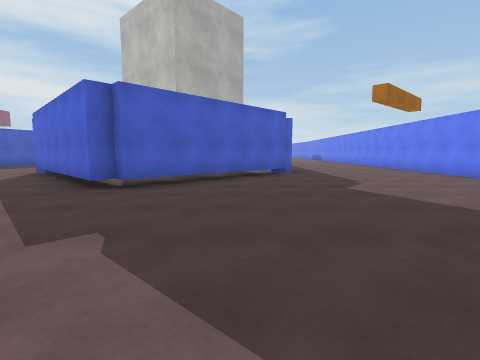
view 1 (above)

24 first-person views from a walk through a 3-D level made in the Unity game engine. The camera is 1.3 m above the floor, tilts 6° down and sees 85° across. The floor is counted in squares, 2 m on a side. Each view is taken from the middle of a square. On the plan, view 1 faces up. The plan holds only what a view shows up to about 9 squares ahead; the rest is blank. The place goes on beyond the plan. The player character is not drawn. Surface patterns are stand-ins for the level's own textures.

view 2
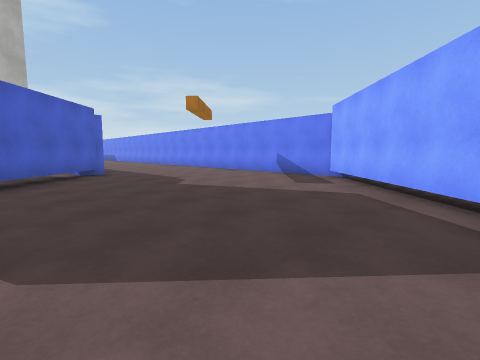

view 3
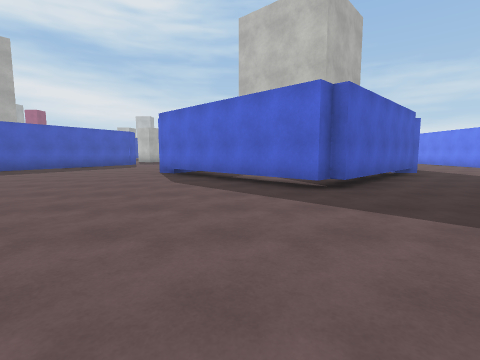

view 4
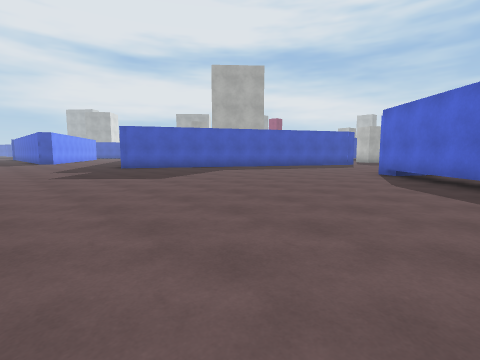

view 5
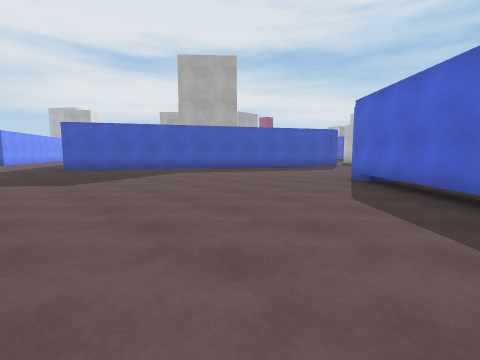

view 6
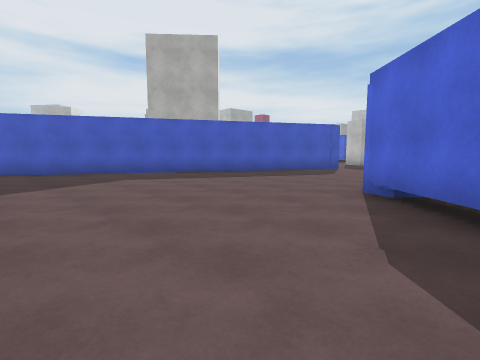

view 7
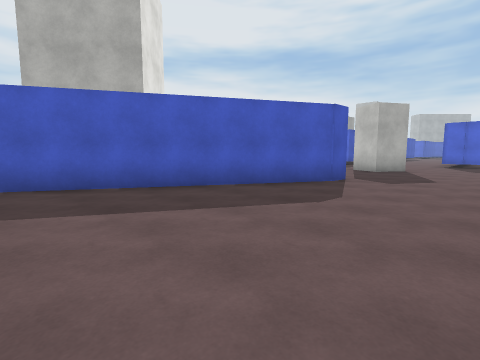

view 8
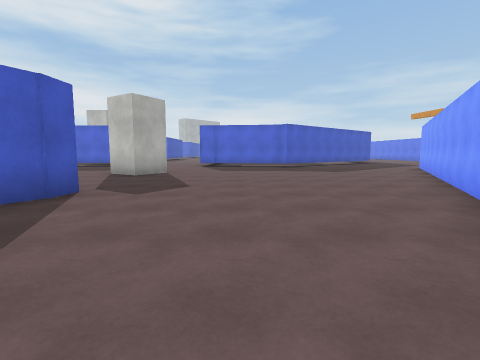

view 9
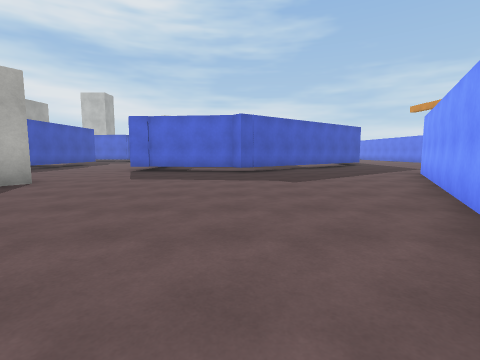

view 10
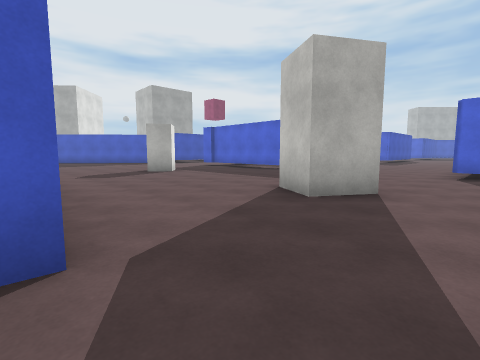

view 11
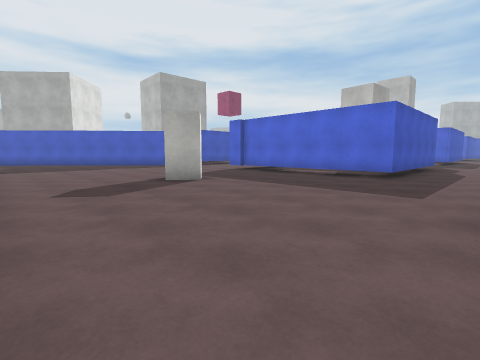

view 12
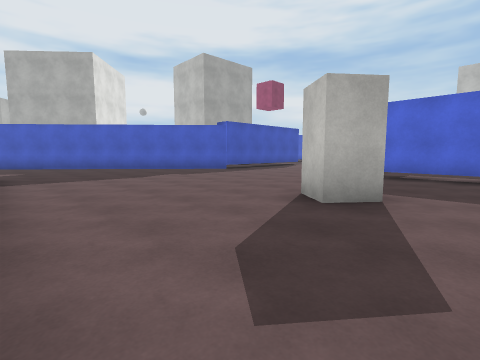

view 13
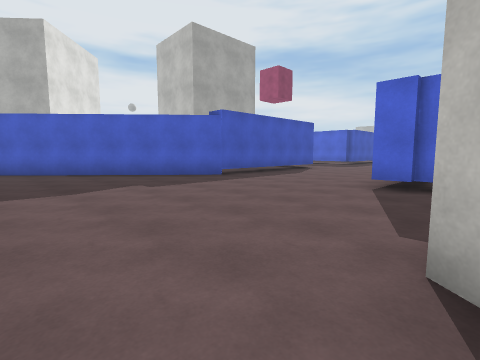

view 14
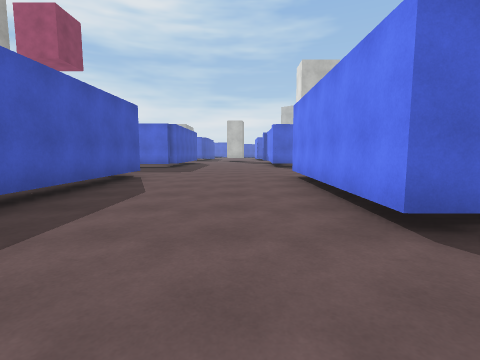

view 15
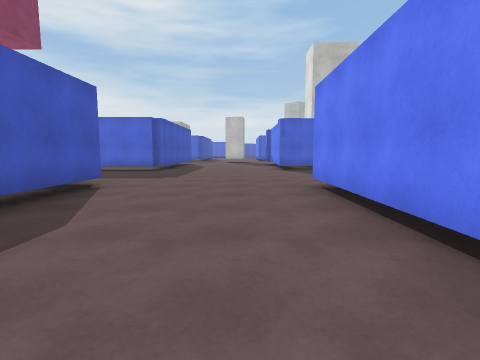

view 16
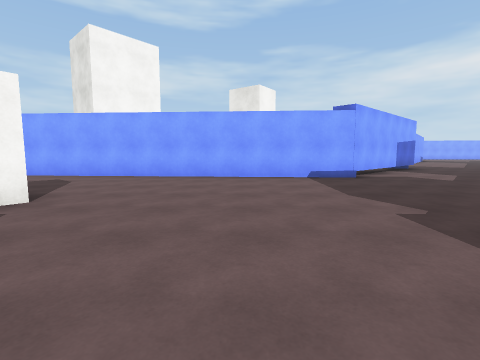

view 17
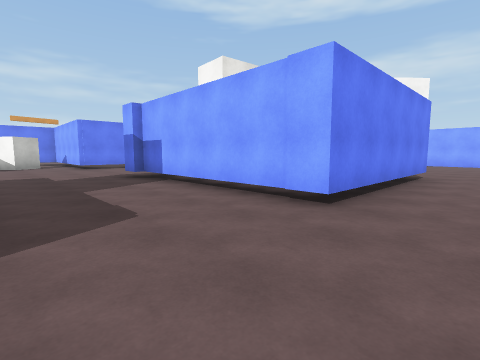

view 18
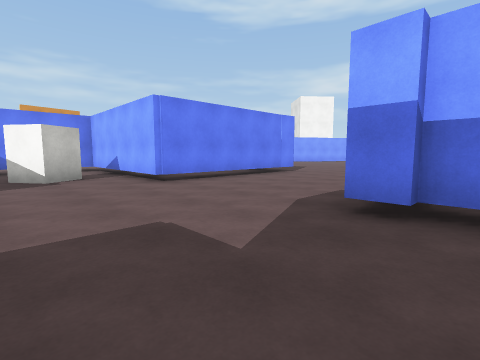

view 19
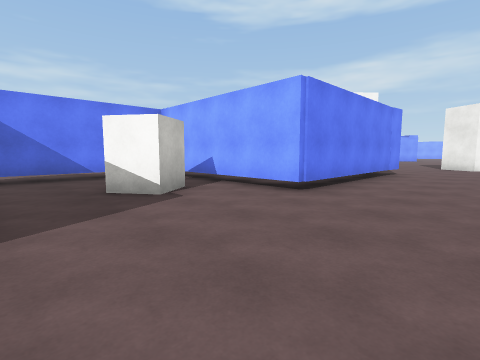

view 20
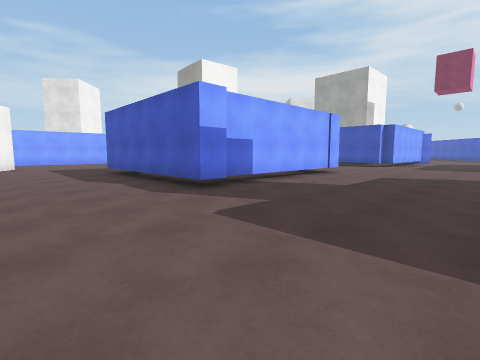

view 21
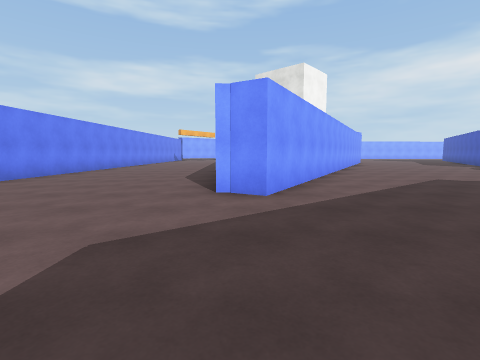

view 22
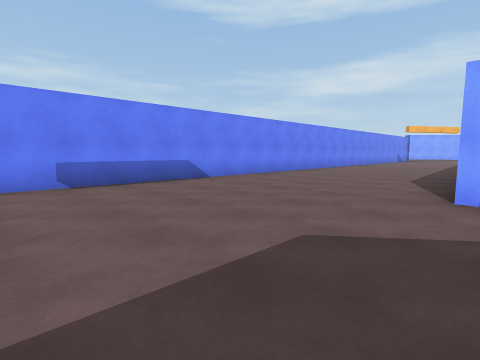

view 23
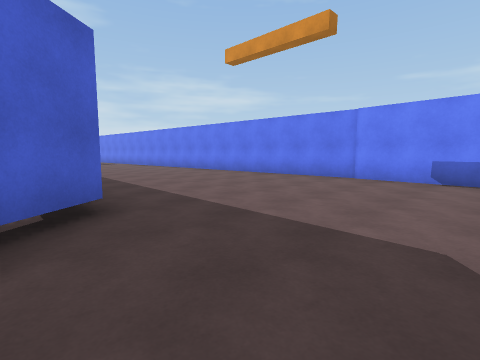

view 24
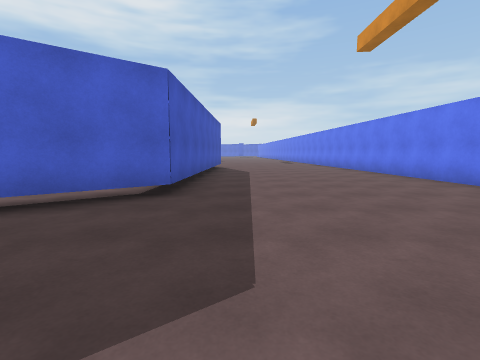

### Floor plan
Points are (right, up) in squares from view 1. A wall is a line through its corners. A room is listed if a view was taken in it or the views show most of it. See-through windows are left out.
Room 1 (views 1, 2, 3, 4, 5, 6, 7, 8, 9, 10, 11, 21, 22, 23, 24)
walls: (-6, 8.1) (-6.7, 8.5); (-3.7, 13.6) (0.6, 21.1) (1.2, 20.8); (-9.7, 14.3) (-9.7, 13.8) (-14.9, 4.3); (-2.3, 4.9) (-2.6, 4.6) (-6.6, 8.5); (1.4, 8.3) (-2.2, 4.6); (-9.3, 18.5) (-10, 17.4); (1.7, 8.3) (1, 8.3); (-8.3, 22.1) (-8.8, 22.1); (-4.1, 22.1) (-5, 21.5) (-5.3, 21.8) (-7.6, 21.9); (2.4, 0.1) (5.8, 3.3); (6.3, 15.9) (6.7, 25.7); (5.9, 3.1) (6.1, 9.1); (6.8, 25.5) (6.4, 31.1); (1.1, 31.1) (0.9, 26) (-0.7, 24.8)
ways out: opening at (-9.8, 18.5) to room 2
Room 2 (views 12, 13, 14, 15, 16, 17, 18, 19, 20)
walls: (-17.9, 22.1) (-18.7, 22.1) (-18.6, 27.1) (-13.3, 27); (-13.5, 27.2) (-12.8, 27.2) (-12.9, 22.2) (-18, 22.3); (-22.7, 27.2) (-22.8, 22.1) (-27, 17.4); (-8.8, 22.1) (-8.7, 27.1) (-4, 27) (-3.9, 30.7); (-10, 17.4) (-11, 18); (-25.4, 12.9) (-23, 15.2) (-13.9, 14.6)
ways out: opening at (-9.8, 18.5) to room 1
objects: block (-17, 18) to (-16, 19); block (-7, 29) to (-6, 29)

Where each view was taken, in squares from view 1:
view 1: 0 up, 0 right, facing up
view 2: 0 up, 1 left, facing up-right
view 3: 0 up, 4 left, facing up
view 4: 0 up, 4 left, facing up-left
view 5: 2 up, 4 left, facing up-left
view 6: 4 up, 5 left, facing up-left
view 7: 8 up, 7 left, facing up-left
view 8: 10 up, 7 left, facing up
view 9: 13 up, 5 left, facing up
view 10: 14 up, 8 left, facing up-left
view 11: 15 up, 11 left, facing up-left
view 12: 15 up, 15 left, facing up-left
view 13: 17 up, 17 left, facing up-left
view 14: 20 up, 20 left, facing up
view 15: 22 up, 20 left, facing up
view 16: 22 up, 20 left, facing down
view 17: 30 up, 20 left, facing down-right
view 18: 30 up, 14 left, facing down-right
view 19: 31 up, 11 left, facing down-right
view 20: 31 up, 10 left, facing down-left
view 21: 25 up, 1 right, facing down
view 22: 25 up, 1 right, facing down-right
view 23: 23 up, 0 right, facing up-right
view 24: 22 up, 2 right, facing up
